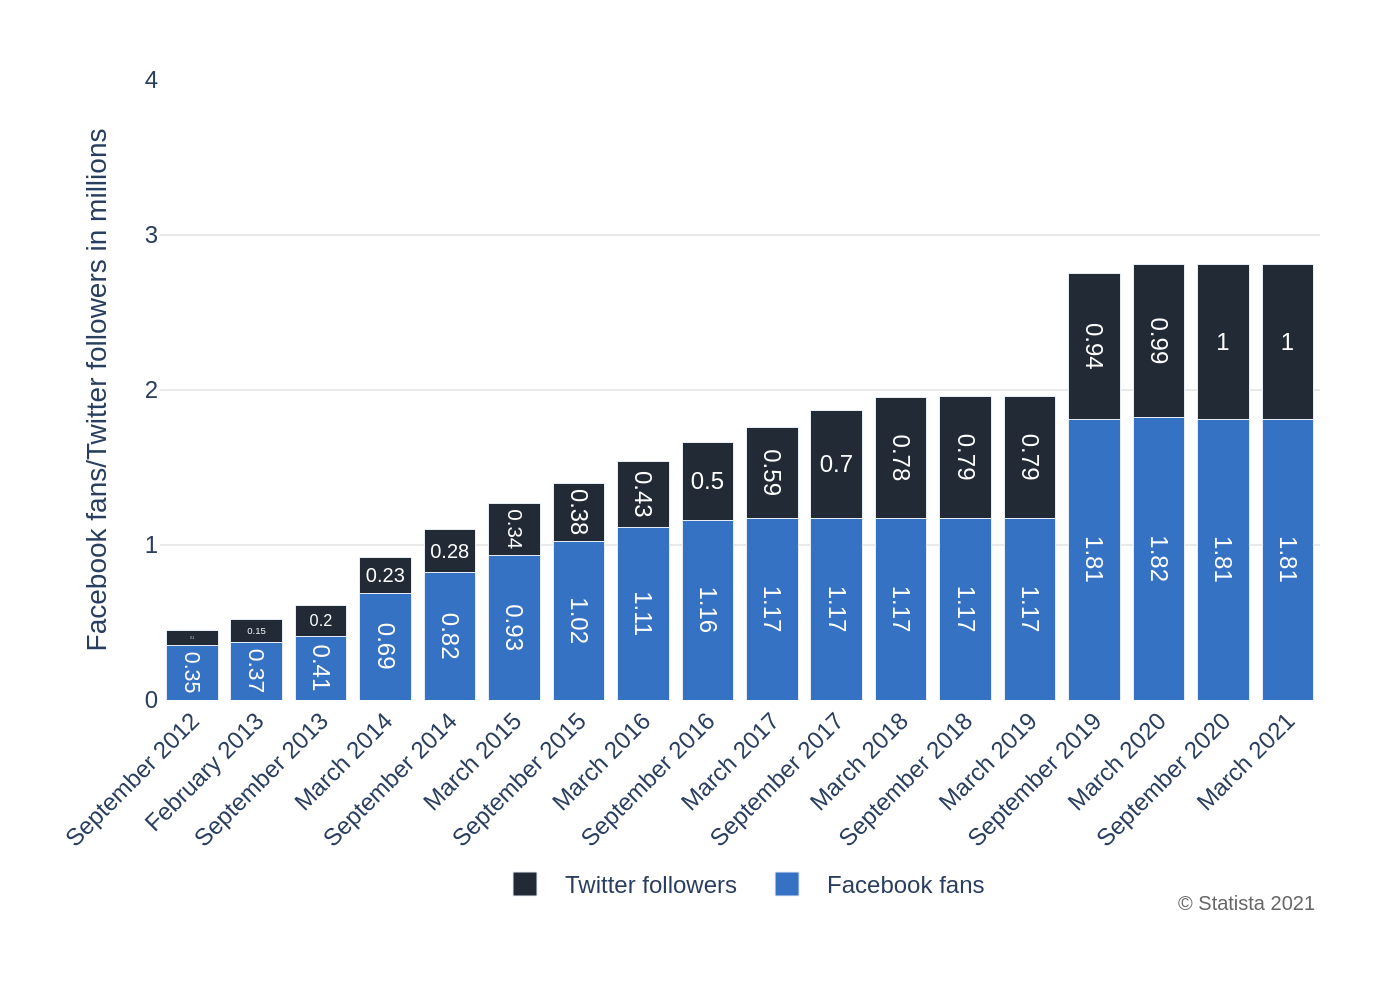

Recreate this plot in Python.
import sys
import json
import plotly.graph_objects as go
import pathlib

# Ensure a JSON file path is provided as a command-line argument
if len(sys.argv) != 2:
    print(f"Usage: python {pathlib.Path(__file__).name} <json_file_path>")
    sys.exit(1)

json_path = sys.argv[1]

# Read and decode the JSON file
try:
    with open(json_path, 'r', encoding='utf-8') as f:
        chart_spec = json.load(f)
except FileNotFoundError:
    print(f"Error: The file '{json_path}' was not found.")
    sys.exit(1)
except json.JSONDecodeError:
    print(f"Error: Failed to decode JSON from '{json_path}'.")
    sys.exit(1)

# Extract data and metadata from the JSON structure
data = chart_spec['chart_data']
texts = chart_spec['texts']
colors = chart_spec['colors']
series_names = texts['legend_items']

# Prepare data for Plotly traces
categories = [d['category'] for d in data]

# Initialize the figure
fig = go.Figure()

# Add a bar trace for each data series in the specified order
for i, series_name in enumerate(series_names):
    y_values = [d[series_name] for d in data]
    fig.add_trace(go.Bar(
        x=categories,
        y=y_values,
        name=series_name,
        marker_color=colors[i],
        text=y_values,
        texttemplate='%{text}',
        textposition='inside',
        insidetextanchor='middle',
        textfont=dict(
            family="Arial",
            size=12,
            color='white'
        )
    ))

# Configure the chart layout
fig.update_layout(
    barmode='stack',
    font=dict(
        family="Arial",
        size=12
    ),
    plot_bgcolor='white',
    xaxis=dict(
        tickangle=-45,
        showgrid=False,
        zeroline=False
    ),
    yaxis=dict(
        title=texts['y_axis_title'],
        range=[0, 4],
        dtick=1,
        gridcolor='#e9e9e9',
        zeroline=False
    ),
    legend=dict(
        orientation='h',
        yanchor='top',
        y=-0.25,
        xanchor='center',
        x=0.5
    ),
    margin=dict(l=80, r=40, t=40, b=150),
    annotations=[
        dict(
            text=texts['source'],
            align='right',
            showarrow=False,
            xref='paper',
            yref='paper',
            x=1.0,
            y=-0.35,
            font=dict(size=10, color='#666666')
        )
    ]
)

# Determine the output filename from the input JSON path
base_filename = pathlib.Path(json_path).stem
output_filename = f"{base_filename}.png"

# Save the figure to a PNG file with high resolution
fig.write_image(output_filename, scale=2)

print(f"Chart successfully generated and saved to '{output_filename}'")
